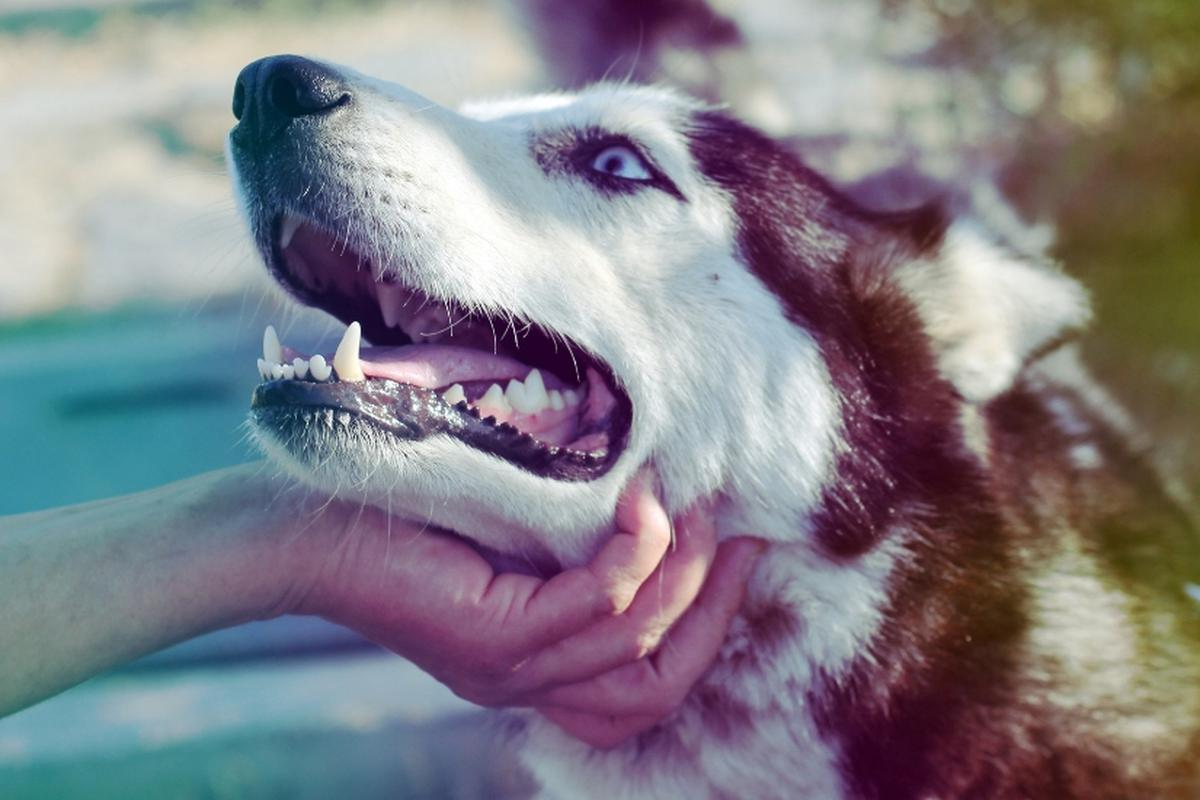
#> input picture perro.jpg, 1200 x 800 px
$ jupyter execute Practica_6_Ceballos.ipynb   (shell and % lines are left out)
#> lines starting #> are read from the running program, lines starting #| are printed output that depends on the picture; after the words box and inside, x2 and y2 are one past the last pixel; in counts of white or black regions, pixels touching at a corner belong together
# PRACTICA 6 - MORFOLOGÍA

[cell 1]
import imageio
import numpy as np
import matplotlib.pyplot as plt
import matplotlib.image as plti


from skimage.feature import canny

[cell 2]
M_YIQ = np.array([[0.299, 0.587, 0.114],
                  [0.595716, -0.274453, -0.321263],
                  [0.211456, -0.522591, 0.311135]])

M_RGB = np.array([[1, 0.9563, 0.6210],
                  [1, -0.2721, -0.6474],
                  [1, -1.1070, 1.7046]])

def apply_matrix(img, M):
    return np.matmul(img.reshape((-1,3)), M.T).reshape(img.shape)

def rgb2yiq(img):
    return apply_matrix(img, M_YIQ)

def yiq2rgb(img):
    return apply_matrix(img, M_RGB)

[cell 3]
img_gray = rgb2yiq(imageio.v2.imread("perro.jpg")/255)[:,:,0]
#> img_gray: shape (800, 1200) float64; min 0.0186, max 1, mean 0.503
#detecta bordes previamente aplica un gaussiano
img_bin = canny(img_gray, sigma = 2)
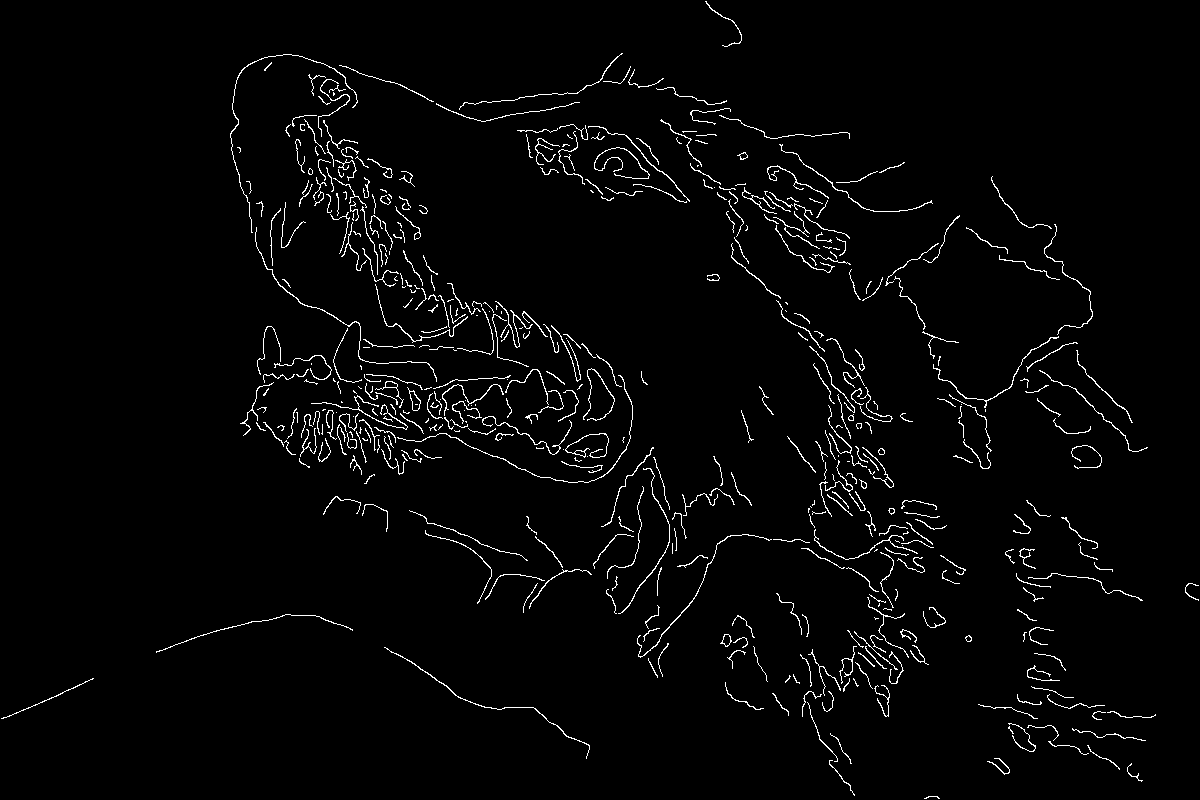
#> img_bin: shape (800, 1200) bool; 2.4% white in thin lines or dots
#img_bin = canny((rgb2yiq(img_rgb)[:,:,0]),sigma=1)
img_rgb = imageio.v2.imread("messi.jpg")/255
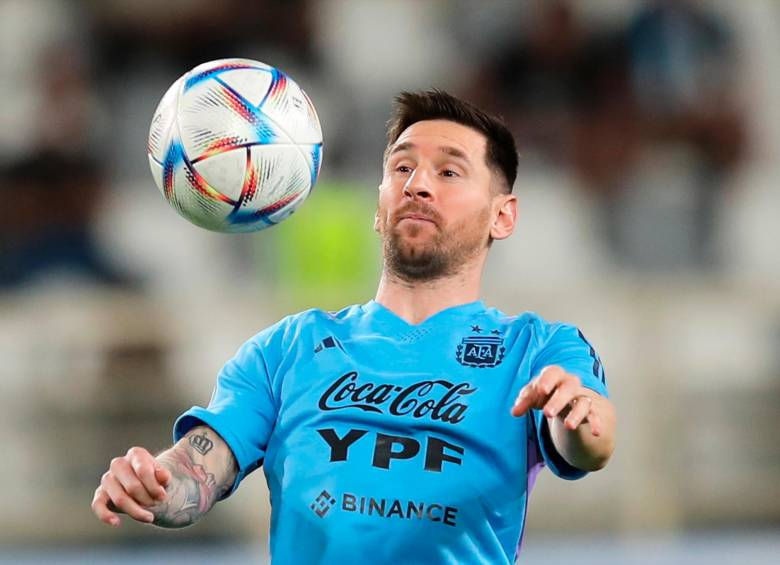
#> input picture messi.jpg, 780 x 565 px

fig, axes = plt.subplots(1, 3, figsize=(25,30))
axes[0].imshow(img_gray, 'gray')
axes[0].title.set_text('Gray image')
axes[1].imshow(img_bin, 'gray')
axes[1].title.set_text('Binary image')
axes[2].imshow(img_rgb)
axes[2].title.set_text('RGB image')

[cell 4]
def morph_op(img, se, fcn):
    '''Implements a general morphologic operation.'''
    se_flip = np.flip(se, axis=[0,1])
    rk, ck = se_flip.shape
    img_pad = np.pad(img, ((rk//2, rk//2), (ck//2, ck//2)), 'edge')
    img_out = np.zeros(img.shape)
    for r,c in np.ndindex(img.shape):
        img_out[r,c] = fcn(img_pad[r:r+rk,c:c+ck][se_flip])
    return img_out

def morph_multiband(img, se, argfcn):
    '''Implements a general morphologic operation on a mutichannel image based on the first channel.'''
    se_flip = np.flip(se, axis=[0,1])
    rk, ck = se_flip.shape
    img_pad = np.pad(img, ((rk//2, rk//2), (ck//2, ck//2), (0,0)), 'edge')
    img_out = np.zeros(img.shape)
    rse, cse = np.where(se_flip)
    for r,c in np.ndindex(img.shape[:2]):
        loc = argfcn(img_pad[r:r+rk,c:c+ck,0][se_flip])
        img_out[r,c] = img_pad[r+rse[loc],c+cse[loc]]
    return img_out

def morph_color(img, se, argfcn):
    '''Applies a morphological operation to a color image based on the
    Y-channel.
    '''
    img2 = (rgb2yiq(img)[:, :, 0])[:, :, np.newaxis]
    img2 = np.concatenate((img2, img),axis=2)
    result = morph_multiband(img2, se, argfcn)[:, :, 1:]
    return result

#-----------------------------------------

def im_dilate(img, se):
    '''Morphological dilation for binary, grayscale or RGB images.'''
    if img.ndim == 2:
        return morph_op(img, se, np.max)
#> after the loop in morph_op, `for r,c in np.ndindex(img.shape):`:
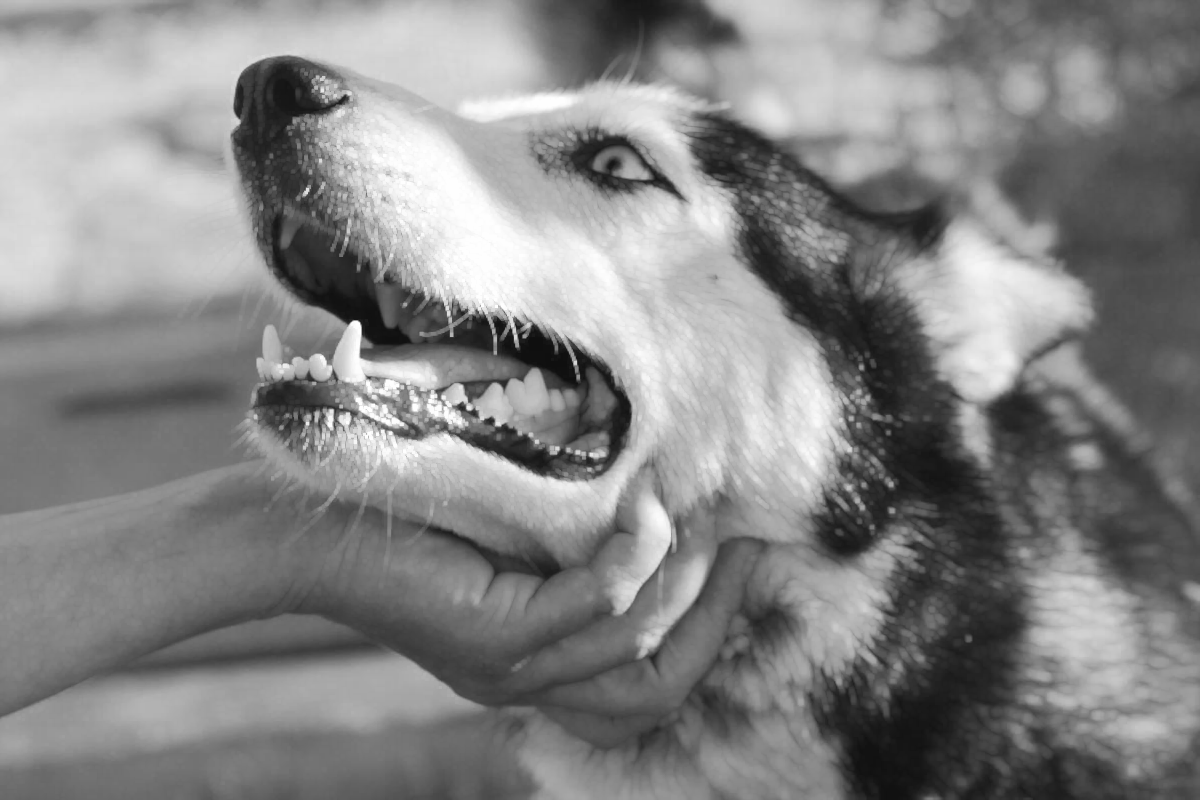
#> img_out: shape (800, 1200) float64; min 0.0588, max 1, mean 0.523
#> in morph_op (call 2), `img_pad = np.pad(img, ((rk//2, rk//2), (ck//2, ck//2)), 'edge')`: img_pad: shape (802, 1202) bool; 2.4% white in thin lines or dots
#> after the loop in morph_op (call 2), `for r,c in np.ndindex(img.shape):`:
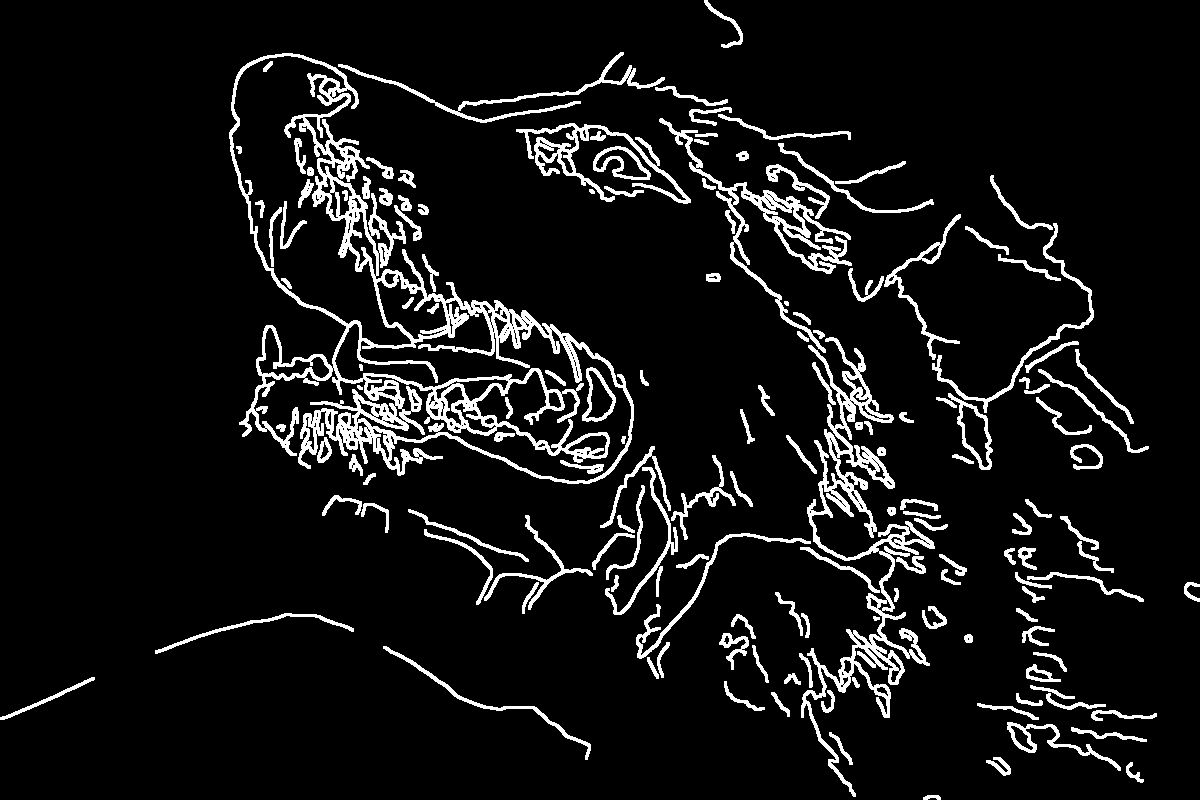
#> img_out: shape (800, 1200) float64; values 0 (black) and 1 (white), 8% white; 153 white regions, largest, box (x1, y1, x2, y2) and area: (229, 53, 634, 484) 24325, (801, 337, 935, 797) 9573, (659, 118, 852, 353) 4228
    else:
        return morph_color(img, se, np.argmax)
#> in apply_matrix (call 2), `return np.matmul(img.reshape((-1,3)), M.T).reshape(img.shape)`:
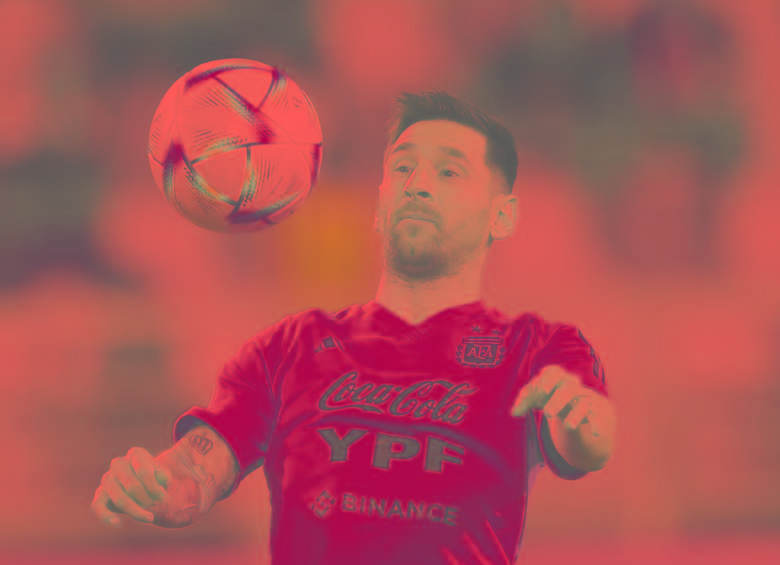
#> returned value: shape (565, 780, 3) float64; mean of channels 0, 1, 2 0.493, -0.0401, -0.0154; drawn with min black and max white
#> in morph_color, `img2 = (rgb2yiq(img)[:, :, 0])[:, :, np.newaxis]`:
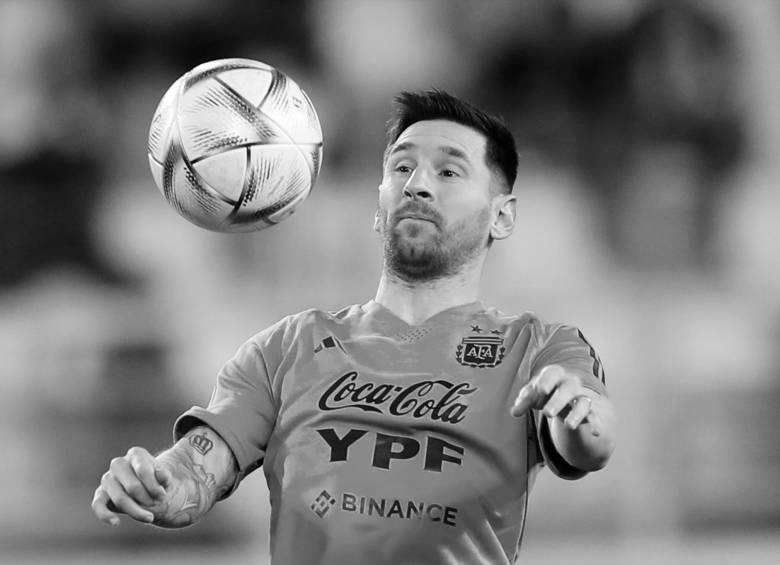
#> img2: shape (565, 780, 1) float64; min 0, max 1, mean 0.493
#> in morph_color, `img2 = np.concatenate((img2, img),axis=2)`: img2: shape (565, 780, 4) float64; mean of channels 0, 1, 2, 3 0.493, 0.446, 0.514, 0.511
#> in morph_multiband, `img_pad = np.pad(img, ((rk//2, rk//2), (ck//2, ck//2), (0,0)), 'edge')`: img_pad: shape (567, 782, 4) float64; mean of channels 0, 1, 2, 3 0.494, 0.446, 0.514, 0.512
#> the loop in morph_multiband, `for r,c in np.ndindex(img.shape[:2]):` made 440700 passes
#> loc on passes 1 to 3: 8, 7, 8
#> after the loop in morph_multiband, `for r,c in np.ndindex(img.shape[:2]):`: img_out: shape (565, 780, 4) float64; mean of channels 0, 1, 2, 3 0.518, 0.47, 0.54, 0.536
#> in morph_color, `result = morph_multiband(img2, se, argfcn)[:, :, 1:]`: result: shape (565, 780, 3) float64; mean of channels 0, 1, 2 0.47, 0.54, 0.536


#def im_erosion(img, se):
# ...


#def mediana(M):
# implementar...

def im_mediana(img, se):
    '''Morphological dilation for binary, grayscale or RGB images.'''
    if img.ndim == 2:
        return morph_op(img, se, np.median)
    else:
        return morph_color(img, se, mediana)


def borde_externo(img, se):
    return im_dilate(img,se) - img

#...

# Operaciones morfológicas

Definir los siguientes elementos estructurantes (structuring elements), para luego aplicar operaciones morfológicas.
Los elementos estructurantes son similares a un kernel convolucional pero el tipo de dato es booleano (True o False).

1. Box
2. Circle

Utilizando las funciones de ejemplo implementar las siguientes operaciones morfológicas, tanto para escala de grises como para RGB. Para RGB realizar la operación en base a los valores del canal Y:

Operaciones básicas (nivel 1):

1. Dilatación
2. Erosión
3. Filtro de mediana

Operaciones de suma/resta entre erosión y dilatación:

4. Borde externo (Dilatacion - imagen)
5. Borde interno (imagen - Erosión)
6. Gradiente (Dilatación - Erosión)

Operaciones concatenando dilatación y erosión (nivel 2):

7. Apertura (Erosión + Dilatación)
8. Cierre (Dilatación + Erosión)
9. Top-hat (imagen - Apertura)
10. Bottom-hat (Cierre - imagen)

Operaciones concatenando cierre y apertura (nivel 3):

11. OC (Open + Close)
12. CO (Close + Open)

EXTRA:

13. Segmentación del iris del ojo
14. Extracción de texto

### BOX y CIRCLE

[cell 5]
N=3
se_box = np.ones((N,N), dtype=bool)
#se_box = np.ones((3,3))
#se_box = se_box > 0
print(se_box)


se_circle = np.array([[0,1,0],
                      [1,1,1],
                      [0,1,0]])
se_circle = se_circle > 0
print(se_circle)

### DILATACION

[cell 6]
se = se_box

fig, axes = plt.subplots(3, 2, figsize=(25,30))
axes[0,0].set_title('Imagen Original')
axes[0,1].set_title('Imagen Procesada')
axes[0,0].imshow(img_gray, 'gray')
axes[0,1].imshow(im_dilate(img_gray,se), 'gray')
axes[1,0].imshow(img_bin, 'gray')
axes[1,1].imshow(im_dilate(img_bin,se), 'gray')
axes[2,0].imshow(img_rgb)
axes[2,1].imshow(im_dilate(img_rgb,se))
